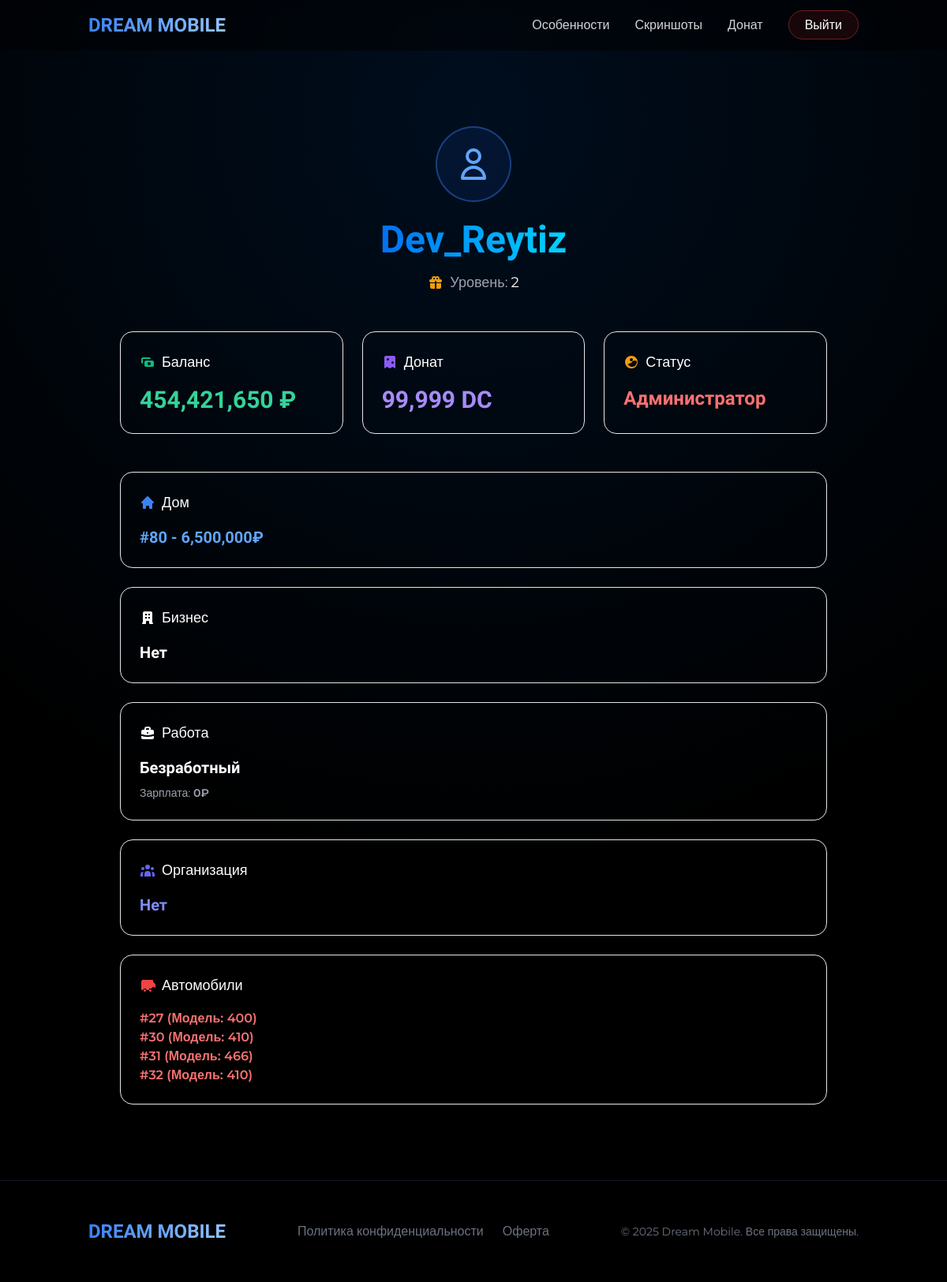
The page /profile.php (signed in) on the database its author committed.
### tables this page shows
CREATE TABLE `accounts` (
  `id` int(11) NOT NULL,
  `nickname` varchar(32) NOT NULL,
  `email` varchar(32) NOT NULL,
  `password` varchar(70) NOT NULL,
  `pSaltHash` varchar(70) NOT NULL,
  `MD5` int(11) NOT NULL DEFAULT 0,
  `code` int(11) NOT NULL DEFAULT 0,
  `ip` varchar(16) NOT NULL DEFAULT '0.0.0.0.0',
  `last` datetime NOT NULL DEFAULT current_timestamp(),
  `create_date` datetime NOT NULL DEFAULT current_timestamp(),
  `status` int(11) NOT NULL DEFAULT 0,
  `crash_exit_pos_x` float NOT NULL DEFAULT -488.696,
  `crash_exit_pos_y` float NOT NULL DEFAULT 892.571,
  `crash_exit_pos_z` float NOT NULL DEFAULT 12.1426,
  `crash_exit_pos_r` float NOT NULL DEFAULT 304.04,
  `crash_virtual_world` int(11) NOT NULL DEFAULT 0,
  `crash_timer` int(11) NOT NULL DEFAULT 0,
  `married` int(11) NOT NULL DEFAULT 0,
  `divorce` varchar(24) NOT NULL DEFAULT '0',
  `warn` int(11) NOT NULL DEFAULT 0,
  `warnc` int(11) NOT NULL DEFAULT 0,
  `mut` int(11) NOT NULL DEFAULT 0,
  `econfirmed` int(11) NOT NULL DEFAULT 0,
  `sex` int(2) NOT NULL,
  `skills` varchar(32) NOT NULL DEFAULT '0,0,0,0,0,0',
  `otigral` int(11) NOT NULL DEFAULT 0,
  `color` int(11) NOT NULL,
  `age` int(11) NOT NULL,
  `nation` int(11) NOT NULL,
  `skin` int(11) NOT NULL DEFAULT 0,
  `fractionskin` int(11) NOT NULL DEFAULT 0,
  `health` int(11) NOT NULL,
  `house` int(11) NOT NULL DEFAULT -1,
  `car` int(11) NOT NULL DEFAULT -1,
  `job` int(11) NOT NULL DEFAULT 0,
  `salary` int(11) NOT NULL DEFAULT 0,
  `money` int(11) NOT NULL,
  `bank` int(11) NOT NULL,
  `bankstore` int(11) NOT NULL DEFAULT 0,
  `bankstore2` int(11) NOT NULL DEFAULT 0,
  `online` int(11) NOT NULL DEFAULT 0,
  `level` int(11) NOT NULL,
  `exp` int(11) NOT NULL DEFAULT 0,
  `book` int(11) NOT NULL DEFAULT 0,
  `phone` int(11) NOT NULL DEFAULT 0,
  `phonemoney` int(11) NOT NULL DEFAULT 0,
  `wanted` int(11) NOT NULL DEFAULT 0,
  `jail` int(11) NOT NULL DEFAULT 0,
  `ccode` int(11) NOT NULL DEFAULT 0,
  `prison` int(11) NOT NULL DEFAULT 0,
  `drugs` int(11) NOT NULL DEFAULT 0,
  `radio` int(11) NOT NULL DEFAULT 0,
  `spawn` int(11) NOT NULL DEFAULT 0,
  `fraction` int(11) NOT NULL DEFAULT 0,
  `subfraction` int(11) NOT NULL DEFAULT 0,
  `rank` int(11) NOT NULL DEFAULT 0,
  `dvs` int(11) NOT NULL DEFAULT 0,
  `bussiness` int(11) NOT NULL DEFAULT -1,
  `watch` int(11) NOT NULL DEFAULT 0,
  `admin` int(11) NOT NULL DEFAULT 0,
  `licDrive` int(11) NOT NULL DEFAULT 0,
  `licFly` int(11) NOT NULL DEFAULT 0,
  `licBoat` int(11) NOT NULL DEFAULT 0,
  `licWeap` int(11) NOT NULL DEFAULT 0,
  `settings` varchar(50) NOT NULL DEFAULT '1,1,1,1,1,1,1,1,1,1,1,1,1,1,1,1,1,1',
  `unemployment` int(11) NOT NULL DEFAULT -1,
  `armytime` int(11) NOT NULL DEFAULT 0,
  `armyrank` int(11) NOT NULL DEFAULT 0,
  `drunk` int(11) NOT NULL DEFAULT 0,
  `zakon` int(11) NOT NULL DEFAULT 0,
  `pick` int(11) NOT NULL DEFAULT 0,
  `bctime` int(11) NOT NULL DEFAULT 0,
  `returnmoney` int(11) NOT NULL DEFAULT 0,
  `upgrade1` int(11) NOT NULL DEFAULT 0,
  `upgrade2` int(11) NOT NULL DEFAULT 0,
  `table` int(11) NOT NULL DEFAULT 0,
  `medkart` int(11) NOT NULL DEFAULT 0,
  `fight` int(11) NOT NULL DEFAULT 0,
  `skin2` int(11) NOT NULL DEFAULT 0,
  `codeip` int(11) NOT NULL DEFAULT 0,
  `racia` int(11) NOT NULL DEFAULT 0,
  `jailkey` int(11) NOT NULL DEFAULT 0,
  `hdrugs` int(11) NOT NULL DEFAULT 0,
  `smoke` int(11) NOT NULL DEFAULT 0,
  `fwarn` int(11) NOT NULL DEFAULT 0,
  `klist` int(11) NOT NULL DEFAULT 0,
  `mob` varchar(32) NOT NULL DEFAULT '0',
  `lmt` int(11) NOT NULL DEFAULT 0,
  `blist` int(11) NOT NULL DEFAULT 0,
  `blist2` int(11) NOT NULL DEFAULT 0,
  `jskills` int(11) NOT NULL DEFAULT -1,
  `wantedi` int(11) NOT NULL DEFAULT 0,
  `adver` int(11) NOT NULL DEFAULT -1,
  `adver2` int(11) NOT NULL DEFAULT -1,
  `adver3` int(11) NOT NULL DEFAULT -1,
  `bdamage` int(11) NOT NULL DEFAULT -1,
  `turma` int(11) NOT NULL DEFAULT -1,
  `turmaraz` int(11) NOT NULL DEFAULT -1,
  `mobbonus` int(11) NOT NULL DEFAULT -1,
  `hospital` int(11) NOT NULL DEFAULT 0,
  `golos` int(11) NOT NULL DEFAULT 0,
  `punishes` int(11) NOT NULL DEFAULT 0,
  `armytimes` int(11) NOT NULL DEFAULT -1,
  `racket` int(11) NOT NULL DEFAULT -1,
  `racketfr` int(11) NOT NULL DEFAULT -1,
  `racketday` int(11) NOT NULL DEFAULT -1,
  `pcase` int(11) NOT NULL DEFAULT 0,
  `mech` int(11) NOT NULL DEFAULT -1,
  `bus` int(11) NOT NULL DEFAULT -1,
  `atime` int(11) NOT NULL DEFAULT 0,
  `paydays` int(11) NOT NULL DEFAULT -1,
  `LastIP` varchar(16) NOT NULL DEFAULT '0',
  `hash` varchar(32) NOT NULL DEFAULT '-1',
  `datas` varchar(32) NOT NULL DEFAULT '-1',
  `friend` int(11) NOT NULL DEFAULT -1,
  `donate` int(11) NOT NULL DEFAULT 0,
  `newdonate` int(11) NOT NULL DEFAULT 0,
  `hungry` int(11) NOT NULL DEFAULT 100,
  `tester_status` int(11) NOT NULL DEFAULT 0,
  `weapons` varchar(70) NOT NULL DEFAULT '0,0,0,0,0,0',
  `ammo` varchar(70) NOT NULL DEFAULT '0,0,0,0,0,0',
  `pMechOwnerID` int(11) NOT NULL DEFAULT -1,
  `pMechOwnerLowID` int(11) NOT NULL DEFAULT -1,
  `house_rent` int(11) NOT NULL DEFAULT -1,
  `vehicle_using` int(11) NOT NULL DEFAULT -1,
  `flate` int(11) NOT NULL DEFAULT -1,
  `flate_rent` int(11) NOT NULL DEFAULT -1,
  `pHotelOwner` int(11) NOT NULL DEFAULT -1,
  `pHotel` int(11) NOT NULL DEFAULT -1,
  `pGarage` int(11) NOT NULL DEFAULT -1,
  `pFillStation` int(11) NOT NULL DEFAULT -1,
  `pPromoFriend` int(11) NOT NULL DEFAULT 0,
  `pPromoFriendActive` int(11) NOT NULL DEFAULT 0,
  `pPromoActiveID` int(11) NOT NULL DEFAULT -1,
  `job_skill` varchar(64) NOT NULL DEFAULT '0,0,0,0,0,0',
  `pJob` int(11) NOT NULL,
  `pCasinoOwner` int(11) NOT NULL DEFAULT -1,
  `pFamily` int(11) NOT NULL DEFAULT -1,
  `pFamilyRank` int(11) NOT NULL DEFAULT 0,
  `phone_background_img` int(11) NOT NULL DEFAULT 1,
  `pTruckerOwnerID` int(11) NOT NULL DEFAULT -1,
  `pTruckerOwnerLowID` int(11) NOT NULL DEFAULT -1,
  `pTrucker` int(11) NOT NULL DEFAULT -1,
  `pTruckerRank` int(11) NOT NULL DEFAULT 0,
  `pTaxi` int(11) NOT NULL DEFAULT -1,
  `pTaxiOwnerID` int(11) NOT NULL DEFAULT -1,
  `pTaxiOwnerLowID` int(11) NOT NULL DEFAULT -1,
  `pTaxiRank` int(11) NOT NULL DEFAULT 0,
  `hotelroom` int(11) NOT NULL DEFAULT -1,
  `pVoiceVolume` int(11) NOT NULL DEFAULT 120,
  `pVoiceStatus` int(11) NOT NULL DEFAULT 1,
  `pCarNumberStatus` int(11) NOT NULL DEFAULT -1,
  `game12` int(11) NOT NULL DEFAULT 0,
  `game13` int(11) NOT NULL DEFAULT 0,
  `pSlotItem` varchar(129) NOT NULL DEFAULT '-1,-1,-1,-1,-1,-1,-1,-1,-1,-1,',
  `pQuestStandart` varchar(128) NOT NULL DEFAULT '0,0,0,0,0,0,0,0,0,0,0,0,0,0,0,0,0,0,0,0,0,0,0,0',
  `pFillCanistra` int(11) NOT NULL DEFAULT 0,
  `pOilCanistra` int(11) NOT NULL DEFAULT 0,
  `ActionStatusMoney` int(11) UNSIGNED NOT NULL DEFAULT 0,
  `ActionStatusMoney2` int(11) UNSIGNED NOT NULL DEFAULT 0,
  `ActionStatusMoney3` int(11) UNSIGNED NOT NULL DEFAULT 0,
  `ActionTimeMoney` int(11) UNSIGNED NOT NULL DEFAULT 0,
  `ActionTimeMoney2` int(11) UNSIGNED NOT NULL DEFAULT 0,
  `ActionTimeMoney3` int(11) UNSIGNED NOT NULL DEFAULT 0,
  `count_time_payday` int(11) NOT NULL DEFAULT 0,
  `promocode_bonus_active` int(11) NOT NULL DEFAULT 0,
  `pRemComplect` int(11) NOT NULL DEFAULT 0,
  `pQuestNewYear` varchar(128) NOT NULL DEFAULT '0',
  `pQuestShow` int(11) NOT NULL DEFAULT 0,
  `pCountSnow` int(11) NOT NULL DEFAULT 0,
  `pMechRank` int(11) NOT NULL DEFAULT 0,
  `promocode_admin` int(11) NOT NULL DEFAULT -1,
  `promocode_admin_time` int(11) NOT NULL DEFAULT 0,
  `promocode_admin_time_player` int(11) NOT NULL DEFAULT 0,
  `election_status_p` int(11) NOT NULL DEFAULT 0,
  `pGreenHouse` int(11) DEFAULT -1,
  `pFamilyKD` float DEFAULT 0,
  `pFamilyKills` int(11) DEFAULT 0,
  `pFamilyDeaths` int(11) DEFAULT 0,
  `security_code` int(11) DEFAULT 0,
  `pParkingVehicle` int(11) DEFAULT -1,
  `pOnlineDay1` int(11) DEFAULT 0,
  `pOnlineDay2` int(11) DEFAULT 0,
  `pOnlineDay3` int(11) DEFAULT 0,
  `pOnlineDay4` int(11) DEFAULT 0,
  `pOnlineDay5` int(11) DEFAULT 0,
  `pOnlineDay6` int(11) DEFAULT 0,
  `pOnlineDay7` int(11) DEFAULT 0,
  `pInventoryLevel` int(11) DEFAULT 1,
  `pMedcard` int(11) DEFAULT 0,
  `pPlayCar` int(11) DEFAULT 0,
  `pPlayrCarStatus` int(11) DEFAULT 0,
  `pPlayOnlineDonate` int(11) DEFAULT 0,
  `pPlayOnlineDonateStatus` int(11) DEFAULT 0,
  `gunamount` int(11) DEFAULT 0,
  `gauth_code` varchar(24) NOT NULL,
  `gauth_status` int(1) NOT NULL,
  `AdminCode` int(11) NOT NULL
);

CREATE TABLE `house` (
  `house_id` int(11) NOT NULL,
  `house_owned_id` int(11) NOT NULL DEFAULT -1,
  `house_class` int(2) NOT NULL DEFAULT 1,
  `house_price` int(11) NOT NULL DEFAULT 500000,
  `house_lock` int(2) NOT NULL DEFAULT 1,
  `house_takings` int(11) NOT NULL DEFAULT 500,
  `house_day` int(11) NOT NULL DEFAULT 3,
  `house_enter_x` float NOT NULL,
  `house_enter_y` float NOT NULL,
  `house_enter_z` float NOT NULL,
  `house_exit_x` float NOT NULL DEFAULT 0,
  `house_exit_y` float NOT NULL DEFAULT 0,
  `house_exit_z` float NOT NULL DEFAULT 0,
  `house_park_x` float NOT NULL DEFAULT 0,
  `house_park_y` float NOT NULL DEFAULT 0,
  `house_park_z` float NOT NULL DEFAULT 0,
  `house_park_a` float NOT NULL DEFAULT 0,
  `house_people_status` int(11) NOT NULL DEFAULT 0,
  `house_status_people` int(11) NOT NULL DEFAULT 0,
  `house_people_price` int(11) NOT NULL DEFAULT 500,
  `house_people_1_id` int(11) NOT NULL DEFAULT -1,
  `house_people_1_day` int(11) NOT NULL DEFAULT 0,
  `house_people_2_id` int(11) NOT NULL DEFAULT -1,
  `house_people_2_day` int(11) NOT NULL DEFAULT 0,
  `house_people_3_id` int(11) NOT NULL DEFAULT -1,
  `house_people_3_day` int(11) NOT NULL DEFAULT 0,
  `house_people_4_id` int(11) NOT NULL DEFAULT -1,
  `house_people_4_day` int(11) NOT NULL DEFAULT 0,
  `safe_house_status` int(11) NOT NULL DEFAULT 0,
  `safe_house_pass` int(11) NOT NULL DEFAULT 1111,
  `safe_house_money` int(11) NOT NULL DEFAULT 0,
  `safe_house_drugs` int(11) NOT NULL DEFAULT 0,
  `safe_house_drugs_hard` int(11) NOT NULL DEFAULT 0,
  `wardrobe_gun_1` int(11) NOT NULL DEFAULT -1,
  `wardrobe_gun_2` int(11) NOT NULL DEFAULT -1,
  `wardrobe_gun_3` int(11) NOT NULL DEFAULT -1,
  `wardrobe_gun_ammo_1` int(11) NOT NULL DEFAULT 0,
  `wardrobe_gun_ammo_2` int(11) NOT NULL DEFAULT 0,
  `wardrobe_gun_ammo_3` int(11) NOT NULL DEFAULT 0,
  `wardrobe_skin_1` int(11) NOT NULL DEFAULT -1,
  `wardrobe_skin_2` int(11) NOT NULL DEFAULT -1,
  `wardrobe_skin_3` int(11) NOT NULL DEFAULT -1,
  `wardrobe_aks_1` int(11) NOT NULL DEFAULT -1,
  `wardrobe_aks_2` int(11) NOT NULL DEFAULT -1,
  `wardrobe_aks_3` int(11) NOT NULL DEFAULT -1,
  `wardrobe_status` int(11) NOT NULL DEFAULT 0,
  `house_subsidii_status` int(11) NOT NULL DEFAULT 0,
  `house_sell_status` int(11) NOT NULL DEFAULT 0,
  `house_sell_count_payday` int(11) NOT NULL DEFAULT -1,
  `house_virtualword` int(11) NOT NULL DEFAULT 0,
  `house_garage_status` int(11) NOT NULL DEFAULT 0,
  `house_park_garage_x` float NOT NULL DEFAULT 0,
  `house_park_garage_y` float NOT NULL DEFAULT 0,
  `house_park_garage_z` float NOT NULL DEFAULT 0,
  `house_park_garage_a` float NOT NULL DEFAULT 0,
  `house_garage_class` int(11) NOT NULL DEFAULT 1
);

### profile.php (the view, shortened to what the rows shown need)
<?php
require_once 'db_config.php';
$user_id = $_SESSION['user_id'];
$query = "SELECT nickname, level, admin, money, donate, house, bussiness, job, salary, fraction, rank, car FROM accounts WHERE id = '$user_id'";
$result = mysqli_query($conn, $query);
$user = mysqli_fetch_assoc($result);
$house_id = $user['house'];
$house_info = "Нет";
if ($house_id != -1) {
    $house_query = "SELECT house_price FROM house WHERE house_id = '$house_id'";
    $house_result = mysqli_query($conn, $house_query);
    if ($house_result && mysqli_num_rows($house_result) > 0) {
        $house = mysqli_fetch_assoc($house_result);
        $house_info = "#{$house_id} - " . number_format($house['house_price']) . "₽";
    }
}
?>
<!DOCTYPE html>
<html lang="ru">
<head>
    <link href="https://cdn.jsdelivr.net/npm/tailwindcss@2.2.19/dist/tailwind.min.css" rel="stylesheet">
    <link rel="stylesheet" href="css/style.css">
</head>
<body class="bg-black text-white font-montserrat">
    <main>
        <section class="pt-40 pb-24 relative">
            <div class="container mx-auto px-6">
                <div class="max-w-4xl mx-auto relative z-10">
                    <div class="flex flex-col items-center mb-12">
                        <h1 class="text-4xl md:text-5xl font-bold font-unbounded mb-4 text-center">
                            <span class="animate-gradient-text"><?php echo htmlspecialchars($user['nickname']); ?></span>
                        </h1>
                        <p class="text-lg text-gray-400 flex items-center">
                            Уровень: <span class="text-white ml-1"><?php echo $user['level']; ?></span>
                        </p>
                    </div>
                    <div class="grid grid-cols-1 sm:grid-cols-2 lg:grid-cols-3 gap-6 mb-12">
                        <div class="backdrop-blur-sm bg-white/5 rounded-2xl p-6 border border-white/10 stat-card">
                            <div class="flex items-center mb-4">
                                <svg xmlns="http://www.w3.org/2000/svg" class="h-5 w-5 mr-2 text-green-500" viewBox="0 0 20 20" fill="currentColor">
                                    <path fill-rule="evenodd" d="M4 4a2 2 0 00-2 2v4a2 2 0 002 2V6h10a2 2 0 00-2-2H4zm2 6a2 2 0 012-2h8a2 2 0 012 2v4a2 2 0 01-2 2H8a2 2 0 01-2-2v-4zm6 4a2 2 0 100-4 2 2 0 000 4z" clip-rule="evenodd" />
                                </svg>
                                <h3 class="text-lg font-medium">Баланс</h3>
                            </div>
                            <p class="text-3xl font-bold font-unbounded text-green-400">
                                <?php echo number_format($user['money']); ?> ₽
                            </p>
                        </div>
                        <div class="backdrop-blur-sm bg-white/5 rounded-2xl p-6 border border-white/10 stat-card">
                            <div class="flex items-center mb-4">
                                <svg xmlns="http://www.w3.org/2000/svg" class="h-5 w-5 mr-2 text-purple-500" viewBox="0 0 20 20" fill="currentColor">
                                    <path fill-rule="evenodd" d="M5 2a2 2 0 00-2 2v14l3.5-2 3.5 2 3.5-2 3.5 2V4a2 2 0 00-2-2H5zm2.5 3a1.5 1.5 0 100 3 1.5 1.5 0 000-3zm6 4a1.5 1.5 0 100 3 1.5 1.5 0 000-3z" clip-rule="evenodd" />
                                </svg>
                                <h3 class="text-lg font-medium">Донат</h3>
                            </div>
                            <p class="text-3xl font-bold font-unbounded text-purple-400">
                                <?php echo number_format($user['donate']); ?> DC
                            </p>
                        </div>
                    </div>
                    <div class="grid grid-cols-1 gap-6">
                        <div class="backdrop-blur-sm bg-white/5 rounded-2xl p-6 border border-white/10 stat-card">
                            <div class="flex items-center mb-4">
                                <h3 class="text-lg font-medium">Дом</h3>
                            </div>
                            <p class="text-xl font-bold font-unbounded text-blue-400">
                                <?php echo $house_info; ?>
                            </p>
                        </div>
                    </div>
                </div>
            </div>
        </section>
    </main>
</body>
</html>

### rows shown on the page
accounts: level "2", money "454,421,650", donate "99,999", house.house_price "#80 - 6,500,000₽"

### other values the page prints
$business_info "Нет"
$job_info "Безработный"
$salary_info "0₽"
$fraction_info "Нет"
implode("<br>", $cars) "#27 (Модель: 400) #30 (Модель: 410) #31 (Модель: 466) #32 (Модель: 410)"
